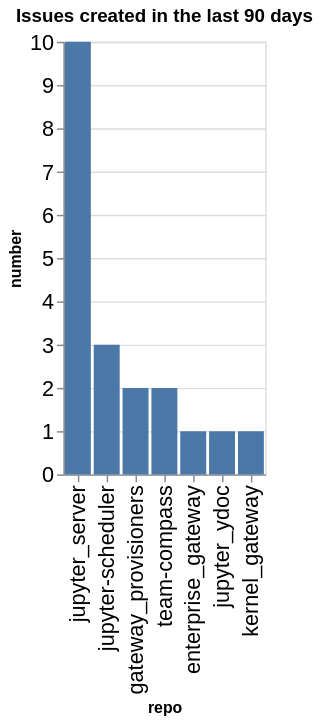

The cell this chart's notebook holds for it:
### Code cell
created_counts = created.groupby(['org', 'repo']).count()['number'].reset_index()
created_counts['org/repo'] = created_counts.apply(lambda a: a['org'] + '/' + a['repo'], axis=1)
sorted_vals = created_counts.sort_values(['org', 'number'], ascending=False)['repo'].values
alt.Chart(data=created_counts, title=f"Issues created in the last {n_days} days").mark_bar().encode(
    x=alt.X('repo', sort=alt.Sort(sorted_vals.tolist())),
    y='number',
)

### Figure 1 — Vega-Lite specification as saved in the notebook (floating-point values rounded to 4 significant figures)
{"config": {"axisLeft": {"labelFontSize": 15}, "axisBottom": {"labelFontSize": 15}}, "data": {"name": "data-864c58dcbbfc9fb93350045ddd4fd3b9"}, "mark": {"type": "bar"}, "encoding": {"x": {"field": "repo", "sort": ["jupyter_server", "jupyter-scheduler", "gateway_provisioners", "team-compass", "enterprise_gateway", "jupyter_ydoc", "kernel_gateway"], "type": "nominal"}, "y": {"field": "number", "type": "quantitative"}}, "title": "Issues created in the last 90 days", "$schema": "https://vega.github.io/schema/vega-lite/v5.20.1.json", "datasets": {"data-864c58dcbbfc9fb93350045ddd4fd3b9": [{"org": "jupyter-server", "repo": "enterprise_gateway", "number": 1, "org/repo": "jupyter-server/enterprise_gateway"}, {"org": "jupyter-server", "repo": "gateway_provisioners", "number": 2, "org/repo": "jupyter-server/gateway_provisioners"}, {"org": "jupyter-server", "repo": "jupyter-scheduler", "number": 3, "org/repo": "jupyter-server/jupyter-scheduler"}, {"org": "jupyter-server", "repo": "jupyter_server", "number": 10, "org/repo": "jupyter-server/jupyter_server"}, {"org": "jupyter-server", "repo": "jupyter_ydoc", "number": 1, "org/repo": "jupyter-server/jupyter_ydoc"}, {"org": "jupyter-server", "repo": "kernel_gateway", "number": 1, "org/repo": "jupyter-server/kernel_gateway"}, {"org": "jupyter-server", "repo": "team-compass", "number": 2, "org/repo": "jupyter-server/team-compass"}]}}
